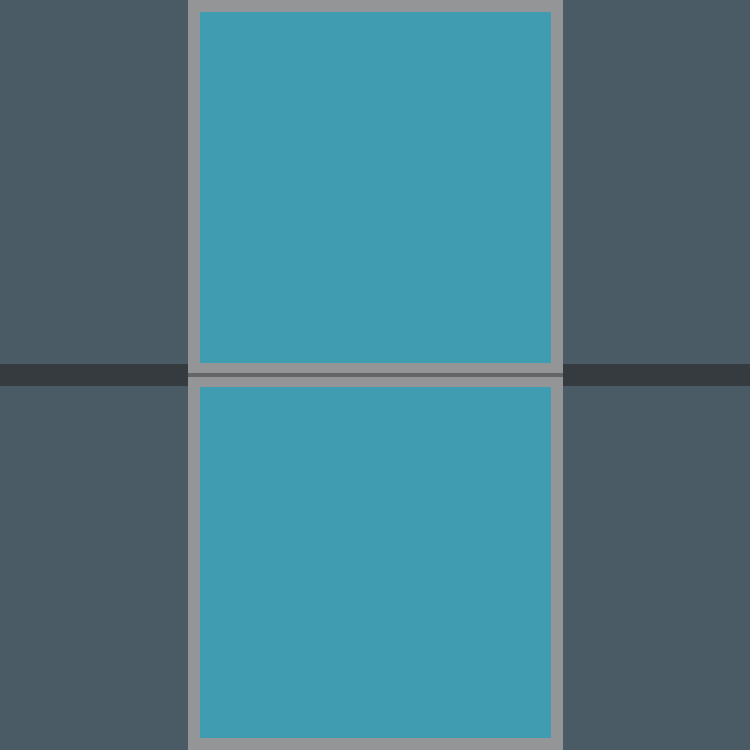
%> input picture images/gameboard.png, 750 x 750 px; the run also reads 1 picture not shown here
$ octave --eval "renderScreen;"   (GNU Octave 9; MATLAB toolbox functions it lacks are replaced by stand-ins)
%> lines starting %> are read from the running program, lines starting %| are printed output that depends on the picture
% ==========================================================
% renderShips function
%
% Authors: Daniel Simpkins
%
% Renders the main screen elements such as the board,
% grid and letters on the grid. Also, sets up the game
% screen if it is not initialized.
% ==========================================================

function renderScreen()
	global g_gameScreen;

	if g_gameScreen == 0
		% Create the gameboard handle
		g_gameScreen = figure('Name', 'Battleship', 'NumberTitle', 'off', 'Resize', 'off');
		set(gcf, 'Position', [200, 200, 750, 750]);

		% Clean the UI
		set(g_gameScreen, 'MenuBar', 'none');
		set(g_gameScreen, 'ToolBar', 'none');
	end

    % Read the background images
    gameBoard = imread('images/gameboard.png');
%> gameBoard is the input picture: size 750x750x3 uint8; mean R, G, B 73.7, 122.9, 137.1
    [grid, ~, gridAlpha] = imread('images/grid.png');
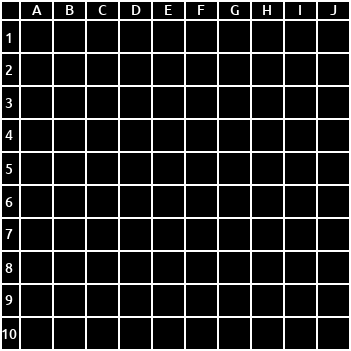
%> gridAlpha: size 351x351 uint8; min 0, max 255, mean 35
%> `renderScreen;`:
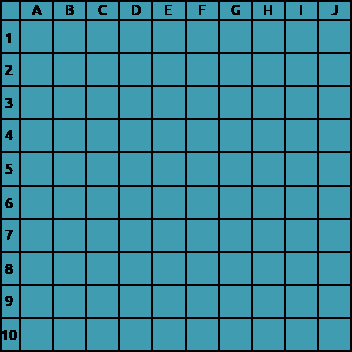
%> figure redrawn from the program's plot data

    % Display the gameboard
    imshow(gameBoard, 'Border', 'tight');
    hold on;

    % Draw and grid with alpha data
    g = imshow(grid, 'XData', [200,551], 'YData', [387, 738]);
    set(g, 'AlphaData', gridAlpha);

    g1 = imshow(grid, 'XData', [200,551], 'YData', [12, 363]);
    set(g1, 'AlphaData', gridAlpha);
end
